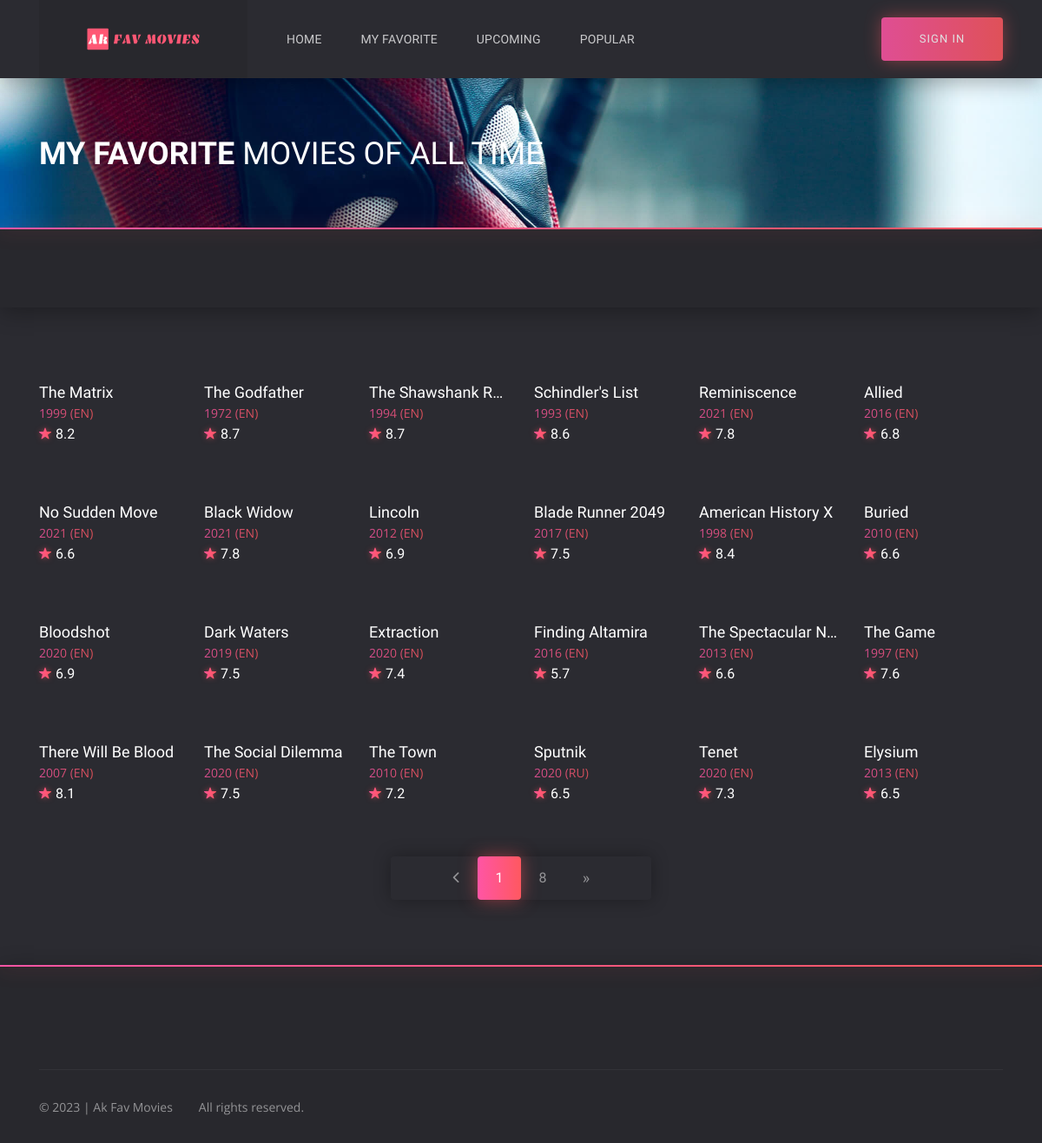
Page /favorite on the committed database.
### models.py (models this page shows)
class Movie(db.Model):
    __tablename__ = "movies"
    id = db.Column(db.Integer, primary_key=True)
    org_id = db.Column(db.Integer, nullable=False)
    title = db.Column(db.String(250), unique=True, nullable=False)
    release_date = db.Column(db.Integer, nullable=False)
    runtime = db.Column(db.Integer, nullable=False)
    tagline = db.Column(db.String(100), nullable=False)
    overview = db.Column(db.String(2500), nullable=False)
    vote_average = db.Column(db.Float, nullable=False)
    ranking = db.Column(db.Float, nullable=False)
    genres = db.Column(db.String(50), nullable=False)
    original_language = db.Column(db.String(10), nullable=False)
    poster_path = db.Column(db.String(250), nullable=False)
    backdrop_path = db.Column(db.String(250), nullable=False)

### routes.py (the view)
@csrf.exempt
@app.route('/favorite', methods=['GET'])
def favorite():
    block_ip()
    page = request.args.get('page', 1, type=int)
    if request.method == 'GET':
        all_movie = Movie.query.paginate(page=page, per_page=ROWS_PER_PAGE)
        if len(all_movie.items) > 0:
            return render_template('favorite.html', current_user=current_user, all_movie=all_movie)
        return redirect(url_for('index'))
    return redirect(url_for('index'))

### routes.py (called while the page is built)
@app.template_filter('decimal_places')
def cut_decimal(value):
    res = "{:.1f}".format(value)
    return res

@app.context_processor
def inject_now():
    return {'now': dt.datetime.utcnow()}

@app.after_request
def apply_caching(response):
    response.headers["HTTP-HEADER"] = "VALUE"
    response.headers["X-Frame-Options"] = "SAMEORIGIN"
    response.headers['X-XSS-Protection'] = '1; mode=block'
    response.headers['X-Content-Type-Options'] = 'nosniff'
    response.headers['Strict-Transport-Security'] = 'max-age=31536000'  # includeSubDomains
    return response

@app.before_request
def block_method():
    b_ip = request.remote_addr

def block_ip():
    get_ip = request.remote_addr
    if str(get_ip) != '127.0.0.1':
        get_block_ip = request.environ['HTTP_X_FORWARDED_FOR']
        geolocation_get(get_block_ip)

### templates/favorite.html (shortened to what this page needs)
{% extends 'base.html' %}
	{% block header %}
		{% include 'header.html' %}
	{% endblock %}
{% block content %}
	<section class="section section--first section--bg" style="background: url(static/img/home/home__bg2.jpg) no-repeat center/cover">
		<div class="container">
			<div class="row">
				<div class="col-12">
					<div class="section__wrap">
						<h1 class="home__title"><b>My FAVORITE</b> MOVIES OF ALL TIME</h1>
					</div>
				</div>
			</div>
		</div>
	</section>
	<div class="filter">
		<div class="container">
			<div class="row">
				<div class="col-12">
					<div class="filter__content">
					</div>
				</div>
			</div>
		</div>
	</div>
	<div class="catalog">
		<div class="container">
			<div class="row">
				{% for movie in all_movie.items %}
				<div class="col-6 col-sm-4 col-lg-3 col-xl-2">
					<div class="card">
						<div class="card__cover">
						</div>
						<div class="card__content">
							<h3 class="card__title">
								<a href="{{ url_for('details', id=movie.org_id) }}">{{ movie.title }}</a>
							</h3>
							<span class="card__category">
								<a href="{{ url_for('details', id=movie.org_id) }}">{{ movie.release_date }} ({{ movie.original_language | upper }})</a>
							</span>
							<span class="card__rate"><i class="icon ion-ios-star"></i>{{ movie.vote_average | decimal_places }}</span>
						</div>
					</div>
				</div>
				{% endfor %}
				<div class="col-12">
					<ul class="paginator">
						<li class="paginator__item paginator__item--prev">
							<a href="{{ url_for('favorite', page=all_movie.prev_num) }}">
									<i class="icon ion-ios-arrow-back
									{% if all_movie.page == 1 %}
									disabled
									{% endif %}"></i>
							</a>
						</li>
					{% for page_num in all_movie.iter_pages(left_edge=1, right_edge=1, left_current=1, right_current=1) %}
						{% if page_num %}
							{% if all_movie.page == page_num %}
								<li class="paginator__item paginator__item--active">
									<a href="{{ url_for('favorite', page=page_num) }}"
									   class="btn btn-dark">
										{{ page_num }}
									</a>
								</li>
							{% else %}
								<li class="paginator__item">
									<a href="{{ url_for('favorite', page=page_num) }}"
									   class="btn btn-outline-dark">
										{{ page_num }}
									</a>
								</li>
							{% endif %}
						{% endif %}
					{% endfor %}
						<li class="paginator__item paginator__item--next">
							<a href="{{ url_for('favorite', page=all_movie.next_num) }}"
							   class="btn btn-outline-dark
							   ">
								&raquo;
							</a>
						</li>
					</ul>
				</div>
			</div>
		</div>
	</div>
{% endblock %}
	{% block footer %}
		{% include "footer.html" %}
	{% endblock %}

### rows in the picture
Movie: title "The Matrix", release_date "1999", original_language "EN", vote_average|decimal_places "8.2"
Movie: title "The Godfather", release_date "1972", original_language "EN", vote_average|decimal_places "8.7"
Movie: title "The Shawshank R…", release_date "1994", original_language "EN", vote_average|decimal_places "8.7"
Movie: title "Schindler's List", release_date "1993", original_language "EN", vote_average|decimal_places "8.6"
Movie: title "Reminiscence", release_date "2021", original_language "EN", vote_average|decimal_places "7.8"
Movie: title "Allied", release_date "2016", original_language "EN", vote_average|decimal_places "6.8"
Movie: title "No Sudden Move", release_date "2021", original_language "EN", vote_average|decimal_places "6.6"
Movie: title "Black Widow", release_date "2021", original_language "EN", vote_average|decimal_places "7.8"
Movie: title "Lincoln", release_date "2012", original_language "EN", vote_average|decimal_places "6.9"
Movie: title "Blade Runner 2049", release_date "2017", original_language "EN", vote_average|decimal_places "7.5"
Movie: title "American History X", release_date "1998", original_language "EN", vote_average|decimal_places "8.4"
Movie: title "Buried", release_date "2010", original_language "EN", vote_average|decimal_places "6.6"
Movie: title "Bloodshot", release_date "2020", original_language "EN", vote_average|decimal_places "6.9"
Movie: title "Dark Waters", release_date "2019", original_language "EN", vote_average|decimal_places "7.5"
Movie: title "Extraction", release_date "2020", original_language "EN", vote_average|decimal_places "7.4"
Movie: title "Finding Altamira", release_date "2016", original_language "EN", vote_average|decimal_places "5.7"
Movie: title "The Spectacular N…", release_date "2013", original_language "EN", vote_average|decimal_places "6.6"
Movie: title "The Game", release_date "1997", original_language "EN", vote_average|decimal_places "7.6"
Movie: title "There Will Be Blood", release_date "2007", original_language "EN", vote_average|decimal_places "8.1"
Movie: title "The Social Dilemma", release_date "2020", original_language "EN", vote_average|decimal_places "7.5"
Movie: title "The Town", release_date "2010", original_language "EN", vote_average|decimal_places "7.2"
Movie: title "Sputnik", release_date "2020", original_language "RU", vote_average|decimal_places "6.5"
Movie: title "Tenet", release_date "2020", original_language "EN", vote_average|decimal_places "7.3"
Movie: title "Elysium", release_date "2013", original_language "EN", vote_average|decimal_places "6.5"

### other values in the picture
{{ page_num }} "1"
{{ page_num }} "8"
